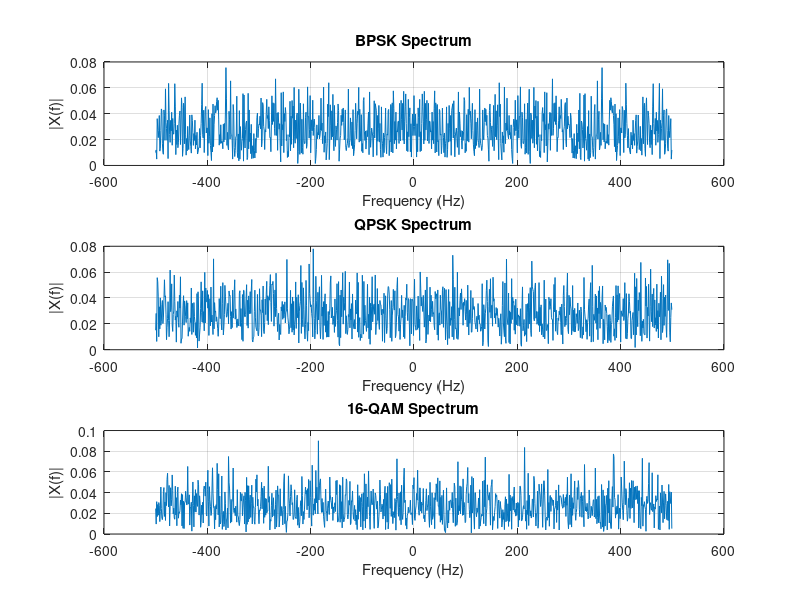

Source code (MATLAB):
%% Stage 11: Spectrum Comparison (FFT)
clear; clc; close all;
rng(1);

numBits = 100000;
dataBits = randi([0 1], 1, numBits);

bpskSymbols = 2*dataBits - 1;

if mod(numBits, 2) ~= 0
    dataBits_qpsk = [dataBits 0];
else
    dataBits_qpsk = dataBits;
end
I_bits = dataBits_qpsk(1:2:end);
Q_bits = dataBits_qpsk(2:2:end);
qpskSymbols = ((2*I_bits-1) + 1i*(2*Q_bits-1)) / sqrt(2);

if mod(numBits, 4) ~= 0
    padLen = 4 - mod(numBits, 4);
    dataBits_qam = [dataBits zeros(1, padLen)];
else
    dataBits_qam = dataBits;
end
bitGroups = reshape(dataBits_qam, 4, []).';
levelMap = [-3 -1 3 1];
idxI = bitGroups(:,1)*2 + bitGroups(:,2) + 1;
idxQ = bitGroups(:,3)*2 + bitGroups(:,4) + 1;
qamSymbols = (levelMap(idxI).' + 1i*levelMap(idxQ).') / sqrt(10);

Fs = 1000;   % symbolic sample rate for display purposes

figure;

subplot(3,1,1);
sig = bpskSymbols(1:1000);
N = length(sig); f = (-N/2:N/2-1)*(Fs/N);
S = fftshift(fft(sig));
plot(f, abs(S)/N);
title('BPSK Spectrum'); xlabel('Frequency (Hz)'); ylabel('|X(f)|'); grid on;

subplot(3,1,2);
sig = qpskSymbols(1:1000);
N = length(sig); f = (-N/2:N/2-1)*(Fs/N);
S = fftshift(fft(sig));
plot(f, abs(S)/N);
title('QPSK Spectrum'); xlabel('Frequency (Hz)'); ylabel('|X(f)|'); grid on;

subplot(3,1,3);
sig = qamSymbols(1:1000);
N = length(sig); f = (-N/2:N/2-1)*(Fs/N);
S = fftshift(fft(sig));
plot(f, abs(S)/N);
title('16-QAM Spectrum'); xlabel('Frequency (Hz)'); ylabel('|X(f)|'); grid on;

saveas(gcf, 'Spectrum_Comparison.png');
